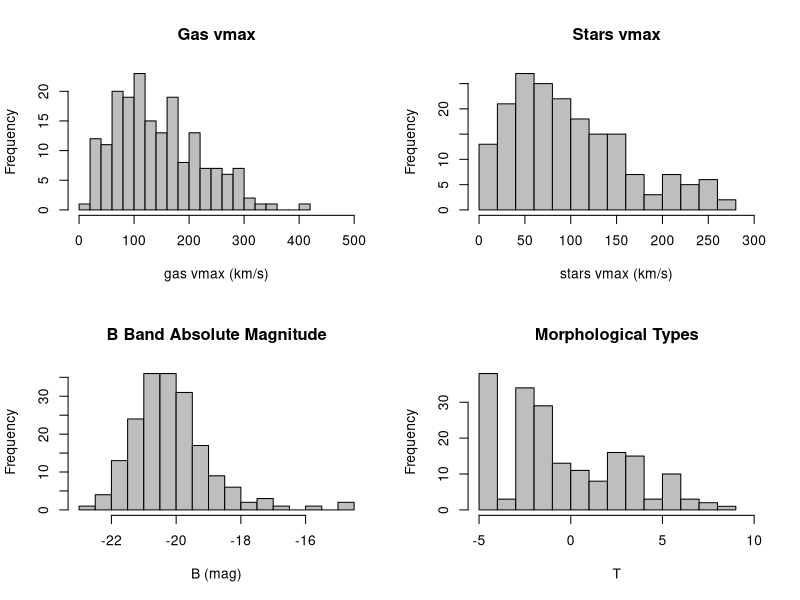
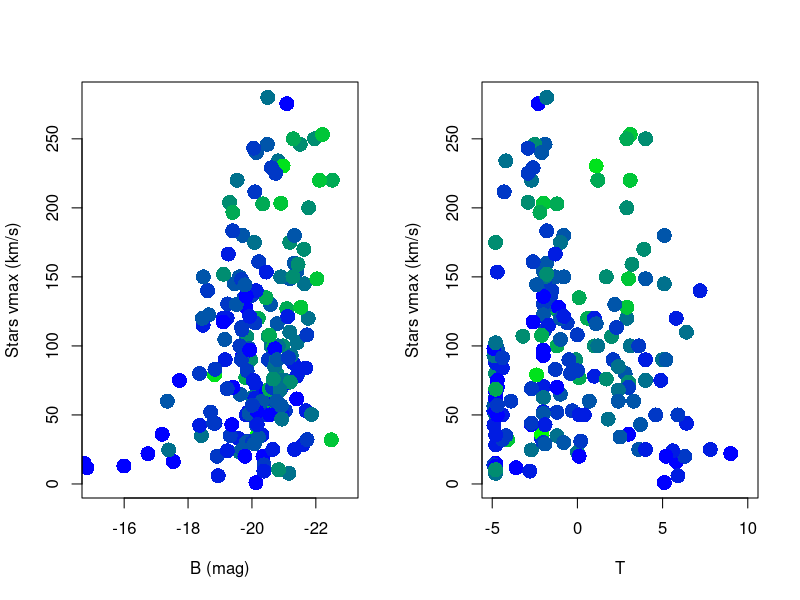
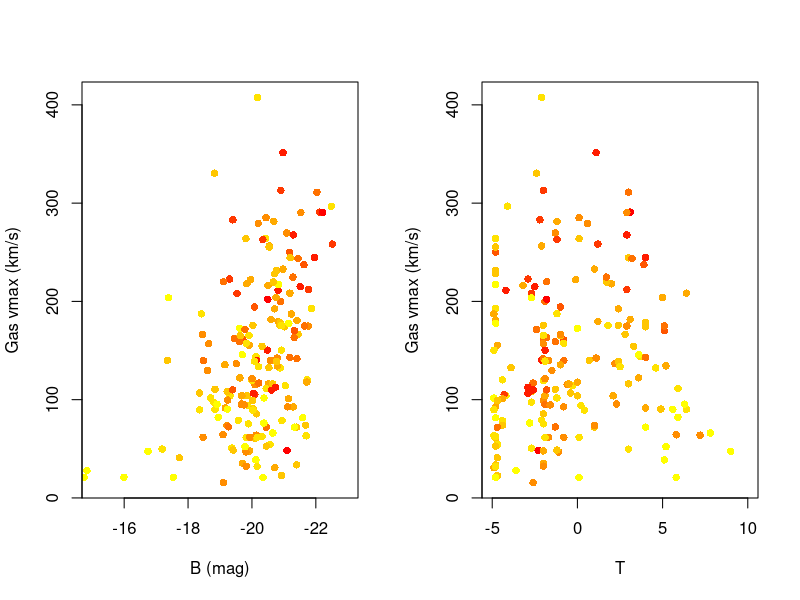
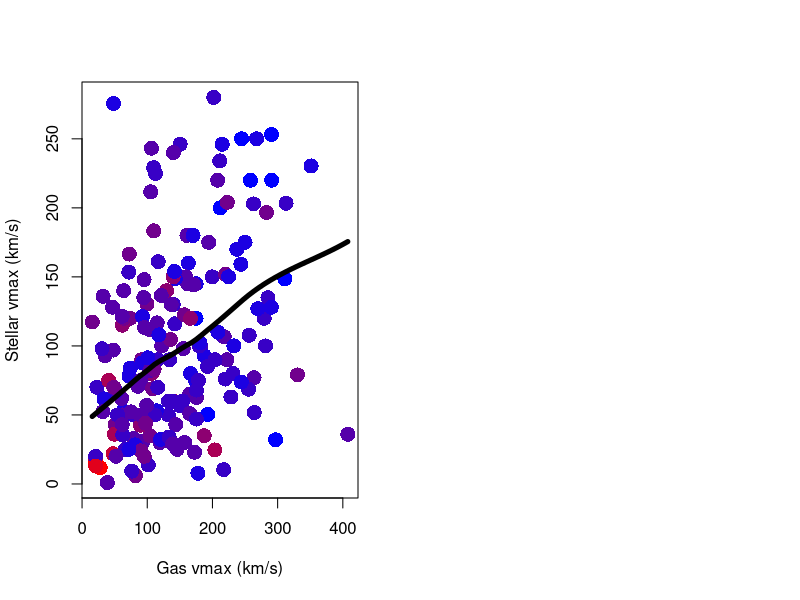

R code for these plots, in order:
## ---- chunk 1
data=read.csv("HyperLeda_data.txt", header=TRUE, sep=',')
## ---- chunk 2
par(mfrow=c(2,2))

with(data,hist(vmaxg, breaks=15, main='Gas vmax', col='grey', xlim = c(0,500), xlab = 'gas vmax (km/s)'))

with(data,hist(vmaxs, breaks=15, main='Stars vmax', col='grey', xlim = c(0,300), xlab = 'stars vmax (km/s)'))

with(data,hist(mabs, breaks=15, main='B Band Absolute Magnitude', col='grey', xlab = 'B (mag)'))

with(data,hist(t, breaks=15, main='Morphological Types', col='grey', xlim = c(-5,10), xlab = 'T'))

## ---- chunk 3
par(mfrow=c(1,2))

rbPal <- colorRampPalette(c('blue','green'))
data$Col <- rbPal(10)[as.numeric(cut(data$vmaxg,breaks = 10))]

with(data,plot(mabs, vmaxs, col=data$Col, xlim = c(-15,-23), cex=2, pch=16, xlab = 'B (mag)', ylab = 'Stars vmax (km/s)'))

with(data,plot(t, vmaxs, col=data$Col, xlim = c(-5,10), cex=2, pch=16, xlab = 'T', ylab = 'Stars vmax (km/s)'))

## ---- chunk 4
cor.test(data$vmaxs, data$mabs, method=c("pearson"))
cor.test(data$vmaxs, data$t, method=c("pearson"))
## ---- chunk 5
par(mfrow=c(1,2))

rbPal <- colorRampPalette(c('yellow','red'))
data$Col <- rbPal(10)[as.numeric(cut(data$vmaxs,breaks = 10))]

with(data,plot(mabs, vmaxg, col=data$Col, xlim = c(-15,-23), cex=1, pch=16, xlab = 'B (mag)', ylab = 'Gas vmax (km/s)'))

with(data,plot(t, vmaxg, col=data$Col, cex=1, xlim = c(-5,10), pch=16, xlab = 'T', ylab = 'Gas vmax (km/s)'))

## ---- chunk 6
cor.test(data$vmaxg, data$mabs, method=c("pearson"))
cor.test(data$vmaxg, data$t, method=c("pearson"))
## ---- chunk 7

rbPal <- colorRampPalette(c('blue','red'))
data$Col <- rbPal(10)[as.numeric(cut(data$mabs,breaks = 10))]

with(data,scatter.smooth(vmaxg, vmaxs, col=data$Col, cex=2, pch=16, xlab = 'Gas vmax (km/s)', ylab = 'Stellar vmax (km/s)', lpars =list(col = "black", lwd = 5)))

cor.test(data$vmaxs, data$vmaxg, method=c("pearson"))

